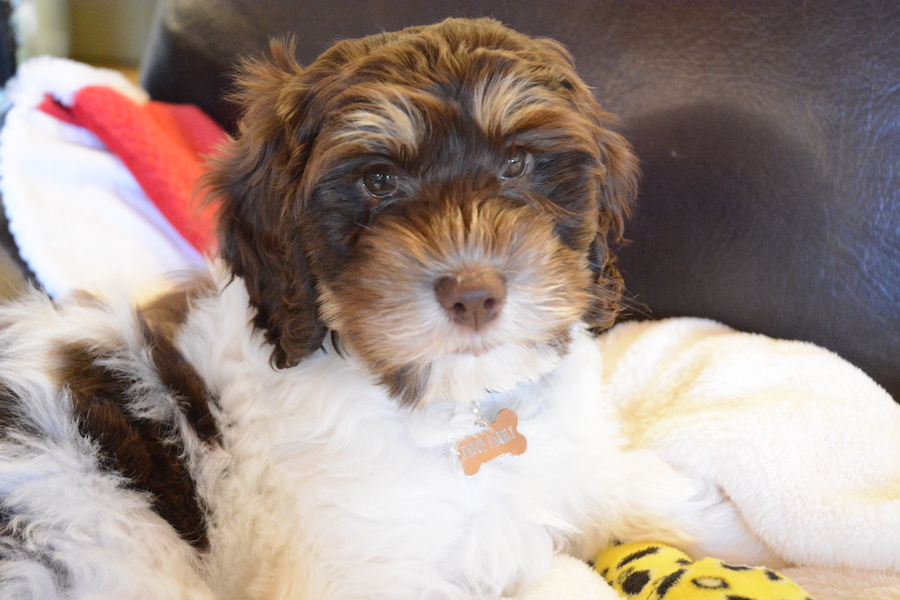
#> input picture Project1/Images/DSC_9259.JPG, 900 x 600 px; the run also reads 1 picture not shown here
$ python edge_detection.py
#> lines starting #> are read from the running program, lines starting #| are printed output that depends on the picture
import os
import cv2
from matplotlib import pyplot as plt

# get noisy and non-noisy puppy image
dir = os.path.abspath('..')
filename = os.path.join(dir, 'Images/DSC_9259.JPG')

if not os.path.exists(filename):
    print("File does not exist.")
    exit()

img = cv2.imread(filename, 1)
#> img is the input picture: shape (600, 900, 3); mean B, G, R 137.2, 144.7, 161

filename = os.path.join(dir, 'Images/DSC_9259-0.50.JPG')

if not os.path.exists(filename):
    print("File does not exist.")
    exit()

noisy_img = cv2.imread(filename, 1)

# use Canny Edge Detection
edges = cv2.Canny(img, 100, 200)
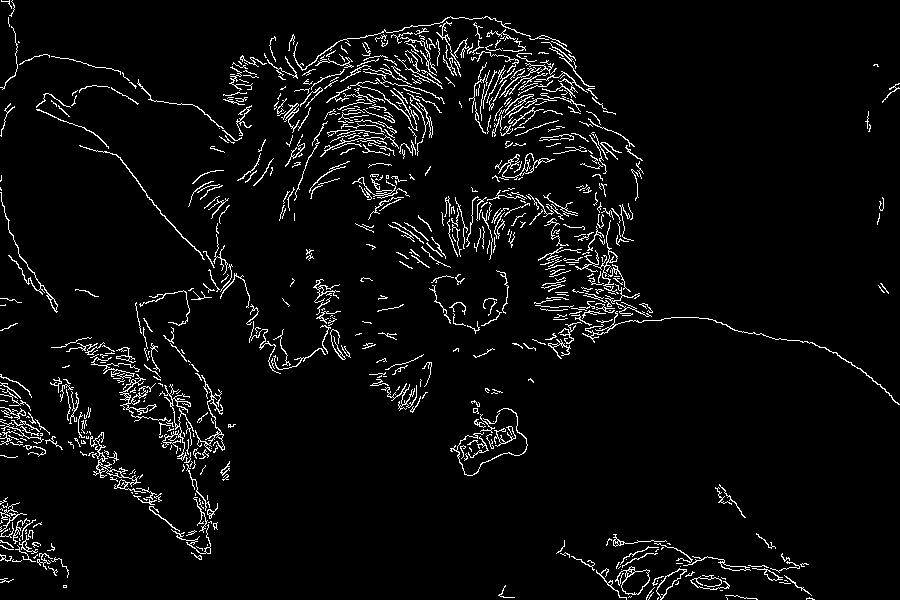
#> edges: shape (600, 900); 4.7% white in thin lines or dots
noisy_edges = cv2.Canny(noisy_img, 100, 200)
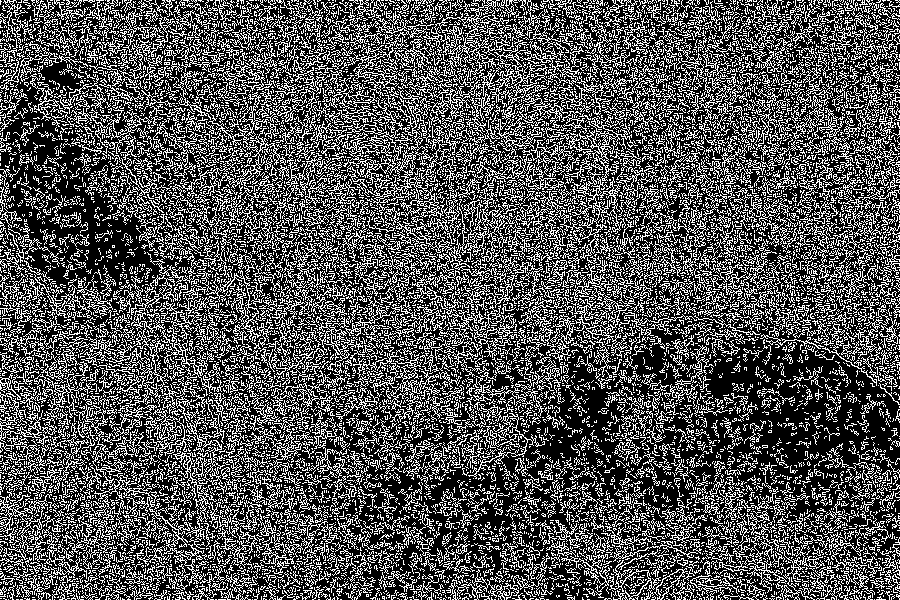
#> noisy_edges: shape (600, 900); 32.4% white in thin lines or dots

plt.subplot(121),plt.imshow(img,cmap = 'gray')
plt.title('Original Image'), plt.xticks([]), plt.yticks([])
plt.subplot(122),plt.imshow(edges,cmap = 'gray')
plt.title('Edge Image'), plt.xticks([]), plt.yticks([])

plt.show()
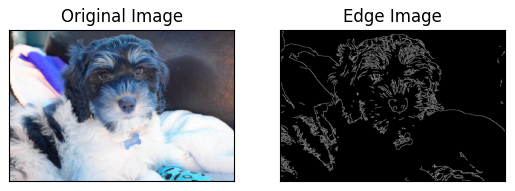
#> figure drawn by matplotlib, 2 panels; B, G, R data is drawn as R, G, B

plt.subplot(121),plt.imshow(noisy_img,cmap = 'gray')
plt.title('Original Image'), plt.xticks([]), plt.yticks([])
plt.subplot(122),plt.imshow(noisy_edges,cmap = 'gray')
plt.title('Edge Image'), plt.xticks([]), plt.yticks([])

plt.show()
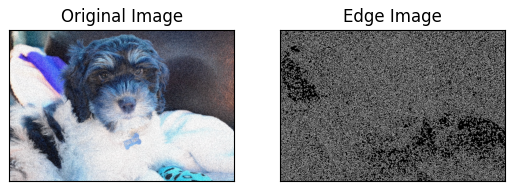
#> figure drawn by matplotlib, 2 panels; B, G, R data is drawn as R, G, B
